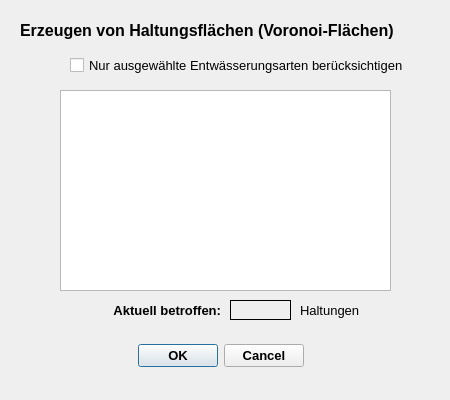
<?xml version="1.0" encoding="UTF-8"?>
<ui version="4.0">
 <class>ImportFromHEDialogBase</class>
 <widget class="QDialog" name="ImportFromHEDialogBase">
  <property name="geometry">
   <rect>
    <x>0</x>
    <y>0</y>
    <width>450</width>
    <height>400</height>
   </rect>
  </property>
  <property name="minimumSize">
   <size>
    <width>450</width>
    <height>400</height>
   </size>
  </property>
  <property name="windowTitle">
   <string>QKan Erzeugen von Haltungsflächen</string>
  </property>
  <widget class="QDialogButtonBox" name="button_box">
   <property name="geometry">
    <rect>
     <x>80</x>
     <y>340</y>
     <width>281</width>
     <height>32</height>
    </rect>
   </property>
   <property name="font">
    <font>
     <family>Tahoma</family>
     <pointsize>10</pointsize>
     <weight>75</weight>
     <bold>true</bold>
    </font>
   </property>
   <property name="toolTip">
    <string>&lt;html&gt;&lt;head/&gt;&lt;body&gt;&lt;p&gt;Bearbeitung starten ...&lt;/p&gt;&lt;/body&gt;&lt;/html&gt;</string>
   </property>
   <property name="orientation">
    <enum>Qt::Horizontal</enum>
   </property>
   <property name="standardButtons">
    <set>QDialogButtonBox::Cancel|QDialogButtonBox::Ok</set>
   </property>
   <property name="centerButtons">
    <bool>true</bool>
   </property>
  </widget>
  <widget class="QLabel" name="label_3">
   <property name="geometry">
    <rect>
     <x>20</x>
     <y>10</y>
     <width>420</width>
     <height>41</height>
    </rect>
   </property>
   <property name="font">
    <font>
     <family>Tahoma</family>
     <pointsize>12</pointsize>
     <weight>75</weight>
     <bold>true</bold>
    </font>
   </property>
   <property name="text">
    <string>Erzeugen von Haltungsflächen (Voronoi-Flächen)</string>
   </property>
   <property name="textFormat">
    <enum>Qt::RichText</enum>
   </property>
   <property name="wordWrap">
    <bool>true</bool>
   </property>
  </widget>
  <widget class="QLabel" name="lf_anzahl_haltungen">
   <property name="geometry">
    <rect>
     <x>230</x>
     <y>300</y>
     <width>61</width>
     <height>20</height>
    </rect>
   </property>
   <property name="font">
    <font>
     <family>Tahoma</family>
     <pointsize>10</pointsize>
     <weight>75</weight>
     <bold>true</bold>
    </font>
   </property>
   <property name="toolTip">
    <string extracomment="Anzahl der abhängig von den Filteroptionen zu berücksichtigenden Haltungen"/>
   </property>
   <property name="statusTip">
    <string extracomment="Anzahl der abhängig von den Filteroptionen zu berücksichtigenden Haltungen"/>
   </property>
   <property name="frameShape">
    <enum>QFrame::Panel</enum>
   </property>
   <property name="text">
    <string/>
   </property>
   <property name="alignment">
    <set>Qt::AlignRight|Qt::AlignTrailing|Qt::AlignVCenter</set>
   </property>
  </widget>
  <widget class="QListWidget" name="lw_hal_entw">
   <property name="geometry">
    <rect>
     <x>60</x>
     <y>90</y>
     <width>331</width>
     <height>201</height>
    </rect>
   </property>
   <property name="font">
    <font>
     <family>Tahoma</family>
     <pointsize>10</pointsize>
     <weight>50</weight>
     <bold>false</bold>
    </font>
   </property>
   <property name="toolTip">
    <string extracomment="Auswahl der zu bearbeitenden Haltungen nach Entwässerungssystem. Alle auswählen mit [Strg]+A">&lt;html&gt;&lt;head/&gt;&lt;body&gt;&lt;p&gt;Liste der in den Haltungen verwendeten Entwässerungssysteme./nStrg + Klick ändert Auswahlstatus, Shift + Klick erweitert Auswahlbereich&lt;/p&gt;&lt;/body&gt;&lt;/html&gt;</string>
   </property>
   <property name="statusTip">
    <string extracomment="Auswahl der zu bearbeitenden Haltungen nach Entwässerungssystem. Alle auswählen mit [Strg]+A">Liste der in den Haltungen verwendeten Entwässerungssysteme. Strg + Klick ändert Auswahlstatus, Shift + Klick erweitert Auswahlbereich</string>
   </property>
   <property name="selectionMode">
    <enum>QAbstractItemView::ExtendedSelection</enum>
   </property>
  </widget>
  <widget class="QLabel" name="label_2">
   <property name="geometry">
    <rect>
     <x>300</x>
     <y>300</y>
     <width>81</width>
     <height>20</height>
    </rect>
   </property>
   <property name="font">
    <font>
     <family>Tahoma</family>
     <pointsize>10</pointsize>
     <weight>50</weight>
     <bold>false</bold>
    </font>
   </property>
   <property name="toolTip">
    <string extracomment="Anzahl der abhängig von den Filteroptionen zu berücksichtigenden ganzen Flächen"/>
   </property>
   <property name="statusTip">
    <string extracomment="Anzahl der abhängig von den Filteroptionen zu berücksichtigenden ganzen Flächen"/>
   </property>
   <property name="text">
    <string>Haltungen</string>
   </property>
   <property name="alignment">
    <set>Qt::AlignLeading|Qt::AlignLeft|Qt::AlignVCenter</set>
   </property>
  </widget>
  <widget class="QCheckBox" name="cb_selHalActive">
   <property name="geometry">
    <rect>
     <x>70</x>
     <y>50</y>
     <width>370</width>
     <height>31</height>
    </rect>
   </property>
   <property name="font">
    <font>
     <family>Tahoma</family>
     <pointsize>10</pointsize>
     <weight>50</weight>
     <bold>false</bold>
    </font>
   </property>
   <property name="toolTip">
    <string>&lt;html&gt;&lt;head/&gt;&lt;body&gt;&lt;p&gt;Aktiviert Auswahl. Wenn deaktiviert, werden alle Entwässerungssysteme berücksichtigt&lt;/p&gt;&lt;/body&gt;&lt;/html&gt;</string>
   </property>
   <property name="statusTip">
    <string>Aktiviert Auswahl. Wenn deaktiviert, werden alle Entwässerungssysteme berücksichtigt</string>
   </property>
   <property name="text">
    <string>Nur ausgewählte Entwässerungsarten berücksichtigen</string>
   </property>
  </widget>
  <widget class="QLabel" name="label_1">
   <property name="geometry">
    <rect>
     <x>50</x>
     <y>300</y>
     <width>171</width>
     <height>20</height>
    </rect>
   </property>
   <property name="font">
    <font>
     <family>Tahoma</family>
     <pointsize>10</pointsize>
     <weight>75</weight>
     <bold>true</bold>
    </font>
   </property>
   <property name="toolTip">
    <string extracomment="Anzahl der abhängig von den Filteroptionen zu berücksichtigenden Flächen (mit und ohne Verschneidung)"/>
   </property>
   <property name="statusTip">
    <string extracomment="Anzahl der abhängig von den Filteroptionen zu berücksichtigenden Flächen (mit und ohne Verschneidung)"/>
   </property>
   <property name="text">
    <string>Aktuell betroffen:</string>
   </property>
   <property name="alignment">
    <set>Qt::AlignRight|Qt::AlignTrailing|Qt::AlignVCenter</set>
   </property>
  </widget>
 </widget>
 <resources/>
 <connections>
  <connection>
   <sender>button_box</sender>
   <signal>accepted()</signal>
   <receiver>ImportFromHEDialogBase</receiver>
   <slot>accept()</slot>
   <hints>
    <hint type="sourcelabel">
     <x>265</x>
     <y>205</y>
    </hint>
    <hint type="destinationlabel">
     <x>275</x>
     <y>117</y>
    </hint>
   </hints>
  </connection>
  <connection>
   <sender>button_box</sender>
   <signal>rejected()</signal>
   <receiver>ImportFromHEDialogBase</receiver>
   <slot>reject()</slot>
   <hints>
    <hint type="sourcelabel">
     <x>265</x>
     <y>205</y>
    </hint>
    <hint type="destinationlabel">
     <x>275</x>
     <y>117</y>
    </hint>
   </hints>
  </connection>
 </connections>
</ui>
